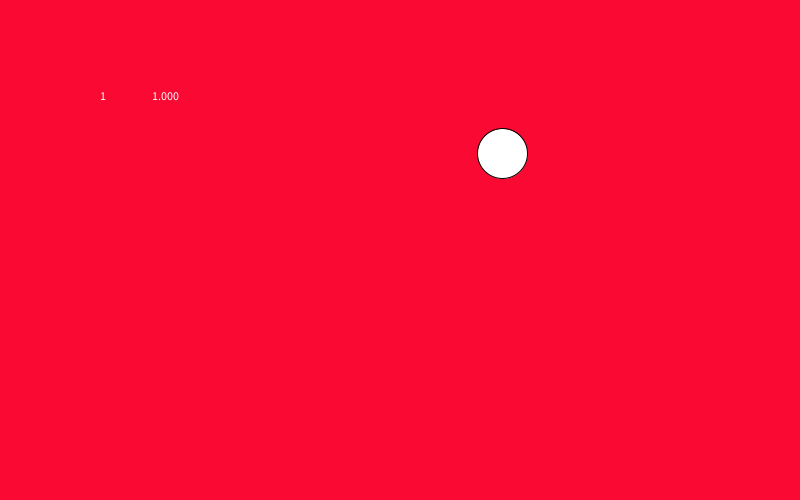
Frame 1 (no input)
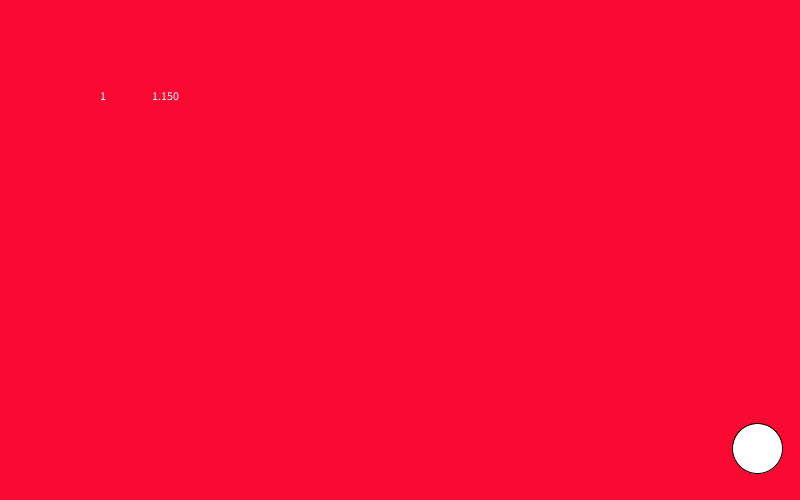
Frame 60 (the mouse pressed at the canvas centre just before this capture)
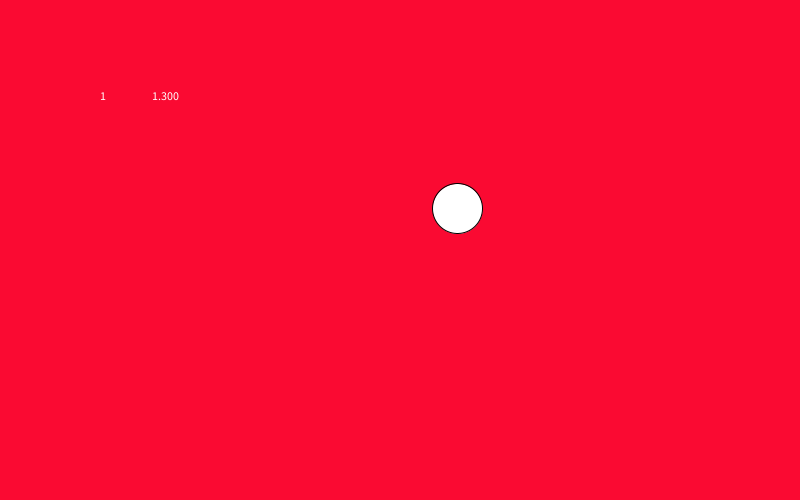
Frame 120 (the mouse held since frame 60 and released just before this capture)

The Processing sketch that drew these frames (run headless with seeded random() and noise(); from frame 60 on, the mouse is pressed at the canvas centre):

// Processing sketch: Exponential_Population
// ── Exponential_Population.pde
float population = 1;
float ballX[] = new float [floor(population)];
float ballY[]= new float [floor(population)];
int ballD;
boolean moveUP[]= new boolean [floor(population)];
boolean moveLEFT[]= new boolean [floor(population)];
boolean moveDOWN[]= new boolean [floor(population)];
boolean moveRIGHT[]= new boolean [floor(population)];


void setup() {
  size(800, 500);
  background(100, 50, 150);
  for (int i = 0; i < ballX.length; i++) {
    ballX[i] = random(50, 750);
    ballY[i] = random(50, 450);
    moveRIGHT[i] = true;
    moveDOWN[i] = true;
    ballD = 50;
  }
}

void draw() {
  int balls = moveDOWN.length;
  background(250, 10, 50);
  text(balls, 100, 100);
  text(population, 150, 100);
  for (int i = 0; i < ballX.length; i++) {
    ellipse(ballX[i], ballY[i], ballD, ballD);
    if (moveUP[i]) {
      ballY[i]-=5;
    }
    if (moveDOWN[i]) {
      ballY[i]+=5;
    }
    if (moveRIGHT[i]) {
      ballX[i]+=5;
    }
    if (moveLEFT[i]) {
      ballX[i]-=5;
    }
    if (ballX[i] > (800 - (ballD/2))) {
      moveRIGHT[i] = false;
      moveLEFT[i] = true;
      population += .15;
    }
    if (ballY[i] > (500 - (ballD/2))) {
      moveUP[i] = true;
      moveDOWN[i] = false;
      population += .15;
    }
    if (ballX[i] < (0+ballD/2)) {
      moveRIGHT[i] = true;
      moveLEFT[i] = false;
      population += .15;
    }
    if (ballY[i] < (0+ballD/2)) {
      moveUP[i] = false;
      moveDOWN[i] = true;
      population += .15;
    }
  }
  if (floor(population) > balls) {
    ballX = append(ballX, random(50, 750));
    ballY = append(ballY, random(50, 450));
    moveUP = (boolean[])append(moveUP, true);
    moveDOWN = (boolean[])append(moveDOWN, false);
    moveRIGHT = (boolean[])append(moveRIGHT, true);
    moveLEFT = (boolean[])append(moveLEFT, false);
  }
}


 void mouseClicked() {
  ballX = append(ballX, random(50, 750));
  ballY = append(ballY, random(50, 450));
  moveUP = (boolean[])append(moveUP, true);
  moveDOWN = (boolean[])append(moveDOWN, false);
  moveRIGHT = (boolean[])append(moveRIGHT, true);
  moveLEFT = (boolean[])append(moveLEFT, false);
}
